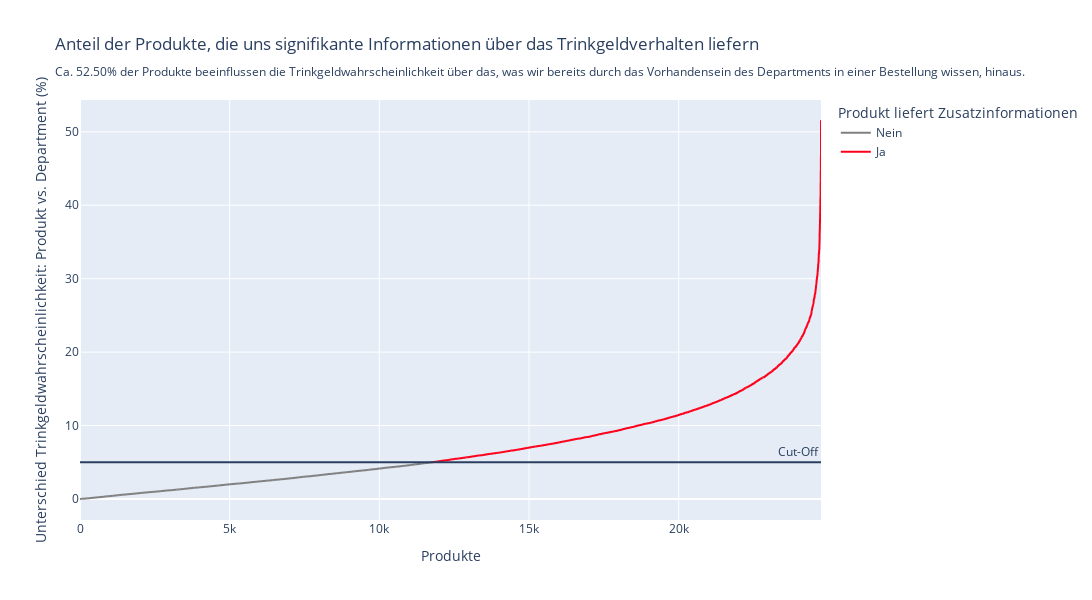

Notebook code for this chart:
### Code cell
# Daten nach der Differenz der Trinkgeldwahrscheinlichkeit sortieren und den Index zurücksetzen.
df_viz = merged_prod_dep_only_dep_tips.sort_values(by="tip_difference_from_department", ascending=True).reset_index()

# Differenz der Trinkgeldwahrscheinlichkeit in Prozent umrechnen.
df_viz["tip_difference_from_department"] = df_viz["tip_difference_from_department"] * 100

# Werte in der Spalte "Product Probability Independent?" in "Ja" oder "Nein" umwandeln.
df_viz["Product Probability Independent?"] = ["Nein" if x == True else "Ja" for x in df_viz["Product Probability Independent?"]]

# Liniendiagramm erstellen, das den Unterschied in der Trinkgeldwahrscheinlichkeit pro Produkt zeigt, farbcodiert nach der Relevanz des Produkts.
fig = px.line(df_viz, x=df_viz.index,  y="tip_difference_from_department", 
    color="Product Probability Independent?",
    title=(
        f"Anteil der Produkte, die uns signifikante Informationen über das Trinkgeldverhalten liefern<br>"
        f"<sub>Ca. {independent_percentage:.2f}% der Produkte beeinflussen die Trinkgeldwahrscheinlichkeit über das, "
        "was wir bereits durch das Vorhandensein des Departments in einer Bestellung wissen, hinaus.</sub>"),
    labels={
        "_index": "Produkte", 
        "tip_difference_from_department": "Unterschied Trinkgeldwahrscheinlichkeit: Produkt vs. Department (%)",
        "Product Probability Independent?": "Produkt liefert Zusatzinformationen"},
    height=600,
    width=1500,
    color_discrete_sequence=["grey", "#fe001c"],)

# Horizontale Linie bei 5% hinzufügen, um den Schwellenwert für signifikante Unterschiede darzustellen.
fig.add_hline(y=5, annotation_text="Cut-Off")

fig.show()

### Figure 1 — Plotly figure (JSON) as saved in the notebook; plotly's stock layout.template omitted (floating-point values rounded to 4 significant figures; data arrays with more than 128 entries replaced by an {"elided": "..."} marker saying what was removed)
{"data": [{"hovertemplate": "Produkt liefert Zusatzinformationen=Nein<br>Produkte=%{x}<br>Unterschied Trinkgeldwahrscheinlichkeit: Produkt vs. Department (%)=%{y}<extra></extra>", "legendgroup": "Nein", "line": {"color": "grey", "dash": "solid"}, "marker": {"symbol": "circle"}, "mode": "lines", "name": "Nein", "showlegend": true, "type": "scattergl", "x": {"elided": "11758 int values"}, "xaxis": "x", "y": {"elided": "11758 float values"}, "yaxis": "y"}, {"hovertemplate": "Produkt liefert Zusatzinformationen=Ja<br>Produkte=%{x}<br>Unterschied Trinkgeldwahrscheinlichkeit: Produkt vs. Department (%)=%{y}<extra></extra>", "legendgroup": "Ja", "line": {"color": "#fe001c", "dash": "solid"}, "marker": {"symbol": "circle"}, "mode": "lines", "name": "Ja", "showlegend": true, "type": "scattergl", "x": {"elided": "12997 int values"}, "xaxis": "x", "y": {"elided": "12997 float values"}, "yaxis": "y"}], "layout": {"annotations": [{"showarrow": false, "text": "Cut-Off", "x": 1, "xanchor": "right", "xref": "x domain", "y": 5, "yanchor": "bottom", "yref": "y"}], "height": 600, "legend": {"title": {"text": "Produkt liefert Zusatzinformationen"}, "tracegroupgap": 0}, "shapes": [{"type": "line", "x0": 0, "x1": 1, "xref": "x domain", "y0": 5, "y1": 5, "yref": "y"}], "title": {"text": "Anteil der Produkte, die uns signifikante Informationen über das Trinkgeldverhalten liefern<br><sub>Ca. 52.50% der Produkte beeinflussen die Trinkgeldwahrscheinlichkeit über das, was wir bereits durch das Vorhandensein des Departments in einer Bestellung wissen, hinaus.</sub>"}, "width": 1500, "xaxis": {"anchor": "y", "domain": [0, 1], "title": {"text": "Produkte"}}, "yaxis": {"anchor": "x", "domain": [0, 1], "title": {"text": "Unterschied Trinkgeldwahrscheinlichkeit: Produkt vs. Department (%)"}}}}
